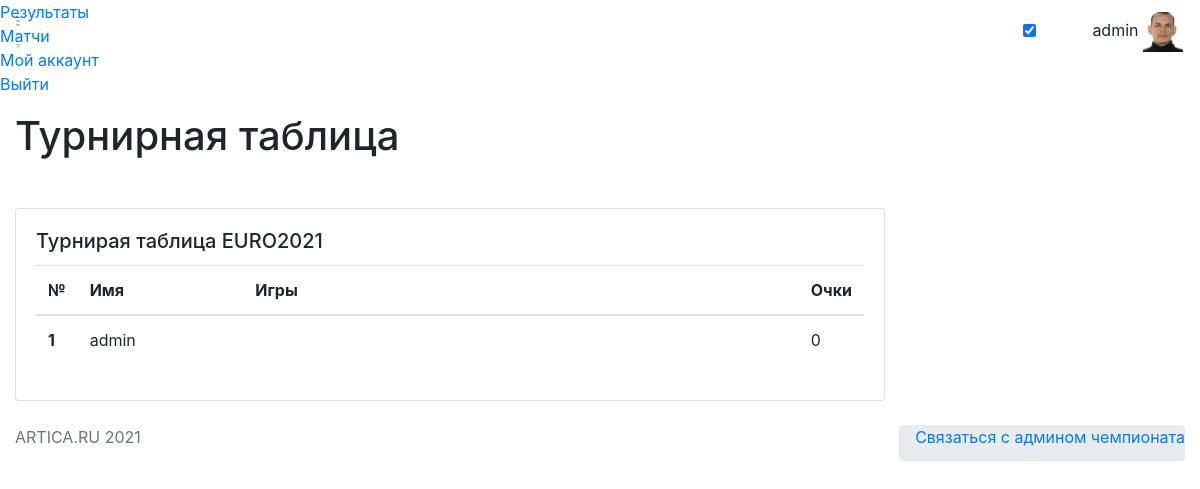
Screenshot of /bets (signed in) with the database file from the repository.
### app/models.py (models this page shows, shortened)
class User(UserMixin, db.Model):
    id = db.Column(db.Integer, primary_key=True)
    username = db.Column(db.String(64), index=True, unique=True)
    email = db.Column(db.String(120), index=True, unique=True)
    password_hash = db.Column(db.String(128))
    pred = db.relationship('Bets', backref='author', lazy='dynamic')
    avatar = db.Column(db.String(128))
    about_me = db.Column(db.String(140))
    fio = db.Column(db.String(140))

### app/routes.py (the view, shortened to what this page needs)
@app.route('/')
@app.route('/bets')
@login_required
def bets():
    user_list = User.query.all()
    match_list = Match.query.all()
    bets_dict = {}
    res_dict = {}
    count = 0
    for user in user_list:
        user_id = user.id
        user_bets = Bets.query.filter_by(user_id=user_id).all()
        bets_dict[user.username] = {}
    return render_template( 'bets.html' , bets_dict= bets_dict )

### app/models.py (called while the page is built)
@login.user_loader
def load_user(id):
    return User.query.get(int(id))

### app/templates/bets.html (shortened to what this page needs)
{% extends  'base.html' %}
{% block content_title %}
    Турнирная таблица
{% endblock %}
{% block content%}
<div class="row">
<div class="col-lg-9 col-md-12 mb-4">
                    <div class="card">
                        <div class="card-body">
                            <h5 class="card-title">Турнирая таблица EURO2021</h5>
                            <table  width="100%" class="table">
                                <thead>
                                    <tr>
                                        <th width="5px;" scope="col">№</th>
                                        <th width="20%;"scope="col">Имя</th>
                                        <th scope="col">Игры</th>
                                        <th width="15px;"scope="col">Очки</th>
                                    </tr>
                                </thead>
                                <tbody>
									{%set count =[0]%}
									{% for user, matchid in bets_dict.items() %}
                                        {% if count.append(count.pop() + 1) %}{% endif %}<tr>
                                        <th scope="row">{{count[0]}}</th>
                                        <td>{{user}}</td>
                                        <td>
                                        {%set res = [0]%}
                                        </td>
                                        <td>{{res[0]}}</td>
                                    </tr> {% endfor %}
                                </tbody>
                            </table>
                        </div>
                    </div>
</div>
</div>
{% endblock %}

### app/templates/base.html (shortened to what this page needs)
<!DOCTYPE html>
<html lang="en">
<head>
    <link rel="stylesheet" href="https://starbets.herokuapp.com/static/font/iconsmind-s/css/iconsminds.css" />
    <link rel="stylesheet" href="https://starbets.herokuapp.com/static/font/simple-line-icons/css/simple-line-icons.css" />
    <link rel="stylesheet" href="https://starbets.herokuapp.com/static/css/vendor/bootstrap.min.css" />
    <link rel="stylesheet" href="https://starbets.herokuapp.com/static/css/vendor/bootstrap.rtl.only.min.css" />
    <link rel="stylesheet" href="https://starbets.herokuapp.com/static/css/vendor/fullcalendar.min.css" />
    <link rel="stylesheet" href="https://starbets.herokuapp.com/static/css/vendor/dataTables.bootstrap4.min.css" />
    <link rel="stylesheet" href="https://starbets.herokuapp.com/static/css/vendor/datatables.responsive.bootstrap4.min.css" />
    <link rel="stylesheet" href="https://starbets.herokuapp.com/static/css/vendor/select2.min.css" />
    <link rel="stylesheet" href="https://starbets.herokuapp.com/static/css/vendor/select2-bootstrap.min.css" />
    <link rel="stylesheet" href="https://starbets.herokuapp.com/static/css/vendor/perfect-scrollbar.css" />
    <link rel="stylesheet" href="https://starbets.herokuapp.com/static/css/vendor/glide.core.min.css" />
    <link rel="stylesheet" href="https://starbets.herokuapp.com/static/css/vendor/bootstrap-stars.css" />
    <link rel="stylesheet" href="https://starbets.herokuapp.com/static/css/vendor/nouislider.min.css" />
    <link rel="stylesheet" href="https://starbets.herokuapp.com/static/css/vendor/bootstrap-datepicker3.min.css" />
    <link rel="stylesheet" href="https://starbets.herokuapp.com/static/css/vendor/component-custom-switch.min.css" />
    <link rel="stylesheet" href="https://starbets.herokuapp.com/static/css/main.css" />
</head>
<body id="app-container" class="menu-default show-spinner">
    <nav class="navbar fixed-top">
        <div class="d-flex align-items-center navbar-left">
            <a href="#" class="menu-button d-none d-md-block">
                <svg class="main" xmlns="http://www.w3.org/2000/svg" viewBox="0 0 9 17">
                    <rect x="0.48" y="0.5" width="7" height="1" />
                    <rect x="0.48" y="7.5" width="7" height="1" />
                    <rect x="0.48" y="15.5" width="7" height="1" />
                </svg>
                <svg class="sub" xmlns="http://www.w3.org/2000/svg" viewBox="0 0 18 17">
                    <rect x="1.56" y="0.5" width="16" height="1" />
                    <rect x="1.56" y="7.5" width="16" height="1" />
                    <rect x="1.56" y="15.5" width="16" height="1" />
                </svg>
            </a>
        </div>
        <div class="navbar-right">
            <div class="header-icons d-inline-block align-middle">
                <div class="d-none d-md-inline-block align-text-bottom mr-3">
                    <div class="custom-switch custom-switch-primary-inverse custom-switch-small pl-1"
                         data-toggle="tooltip" data-placement="left" title="Dark Mode">
                        <input class="custom-switch-input" id="switchDark" type="checkbox" checked>
                    </div>
                </div>
                <button class="header-icon btn btn-empty d-none d-sm-inline-block" type="button" id="fullScreenButton">
                </button>
            </div>
               {% if current_user.is_anonymous %}{% else %}
            <div class="user d-inline-block">
                <button class="btn btn-empty p-0" type="button" data-toggle="dropdown" aria-haspopup="true"
                    aria-expanded="false">
                    <span class="name">{{ current_user.username }}</span>
                    <span>
                        <img style="object-fit: cover; width: 40px; height: 40px;" alt="Profile picture" src="{{'static/'+current_user.avatar}}" />
                    </span>
                </button>
            </div>
            {% endif %}
        </div>
    </nav>
    <div class="menu">
        <div class="main-menu">
            <div class="scroll">
                <ul class="list-unstyled">
                    {% if current_user.is_anonymous %}
                    <li>
                        <a href="{{ url_for('login') }}">
                            <i class="simple-icon-login"></i> Войти
                        </a>
                    </li>
                    <li>
                        <a href="{{ url_for('register') }}">
                            <i class="simple-icon-user-follow"></i> Регистрация
                        </a>
                    </li>
                    {% else %}
                   <li class="active">
                        <a href="/">
                            <span>Результаты</span>
                        </a>
                    </li>
                    <li>
                        <a href="{{ url_for('matchs') }}">
                             Матчи
                        </a>
                    </li>
                    <li>
                        <a href="{{ url_for('user', username=current_user.username) }}">
                             Мой аккаунт
                        </a>
                    </li>
                    <li>
                        <a href="{{ url_for('logout') }}">
                             Выйти
                        </a>
                    </li>
                 {% endif %}
                </ul>
            </div>
        </div>
    </div>
    <main>
        <div class="container-fluid">
            <div class="row">
                <div class="col-12">
                    <h1>
                     {% block content_title %}
                     {% endblock %}
                    </h1>
                </div>
            </div>
                {% block content%}
                {% endblock %}
        </div>
    </main>
    <footer class="page-footer">
        <div class="footer-content">
            <div class="container-fluid">
                <div class="row">
                    <div class="col-12 col-sm-6">
                        <p class="mb-0 text-muted">ARTICA.RU 2021</p>
                    </div>
                    <div class="col-sm-6 d-none d-sm-block">
                        <ul class="breadcrumb pt-0 pr-0 float-right">
                            <li class="breadcrumb-item mb-0">
                                <a href="tel:+79132344444" class="btn-link">Связаться с админом чемпионата</a>
                            </li>
                        </ul>
                    </div>
                </div>
            </div>
        </div>
    </footer>
</body>
</html>

### rows the page displays
User: username "admin", avatar (picture), id "1", res "0"
